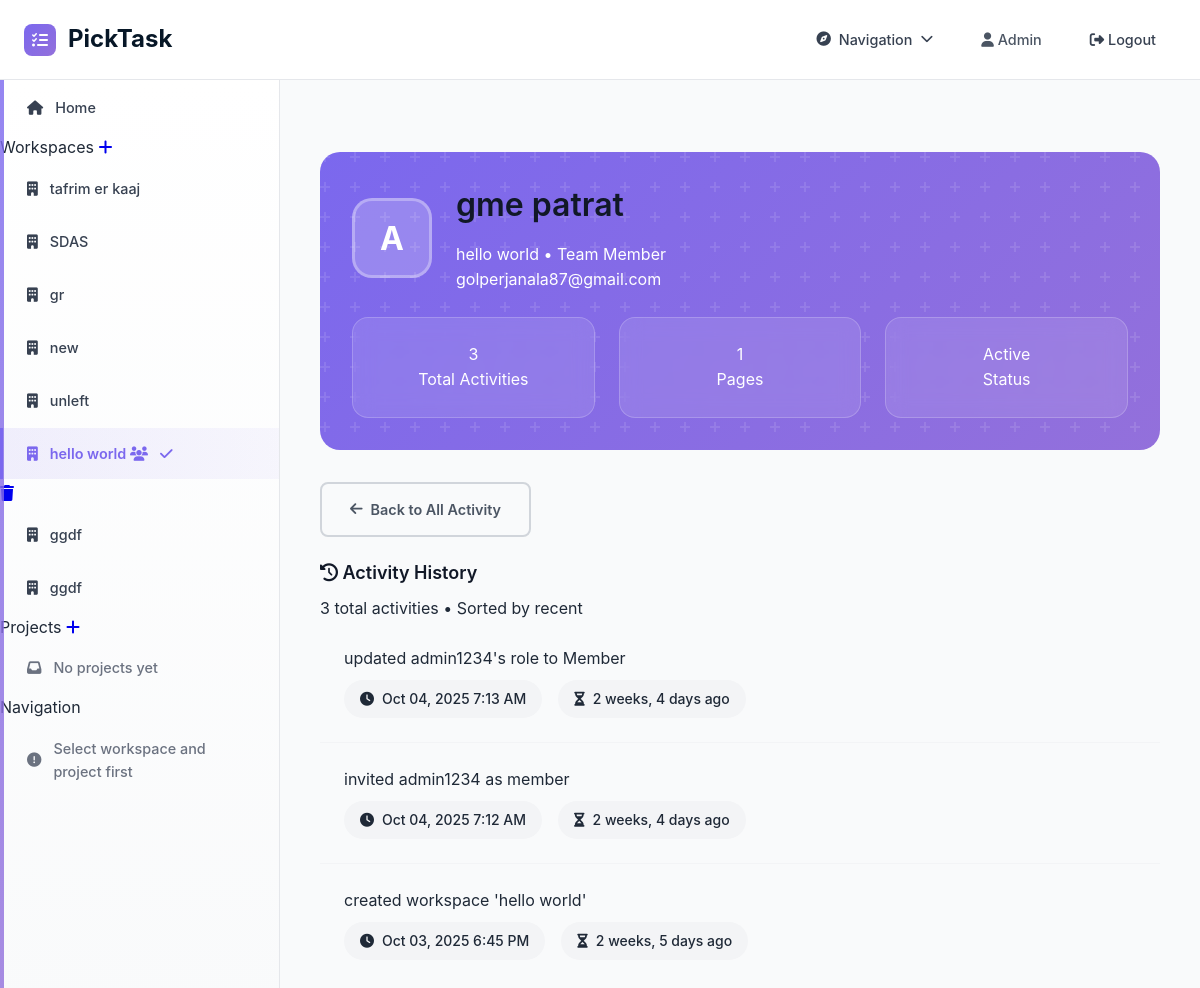
The page /activity/3/user/3/ (signed in) on the database as committed earlier.
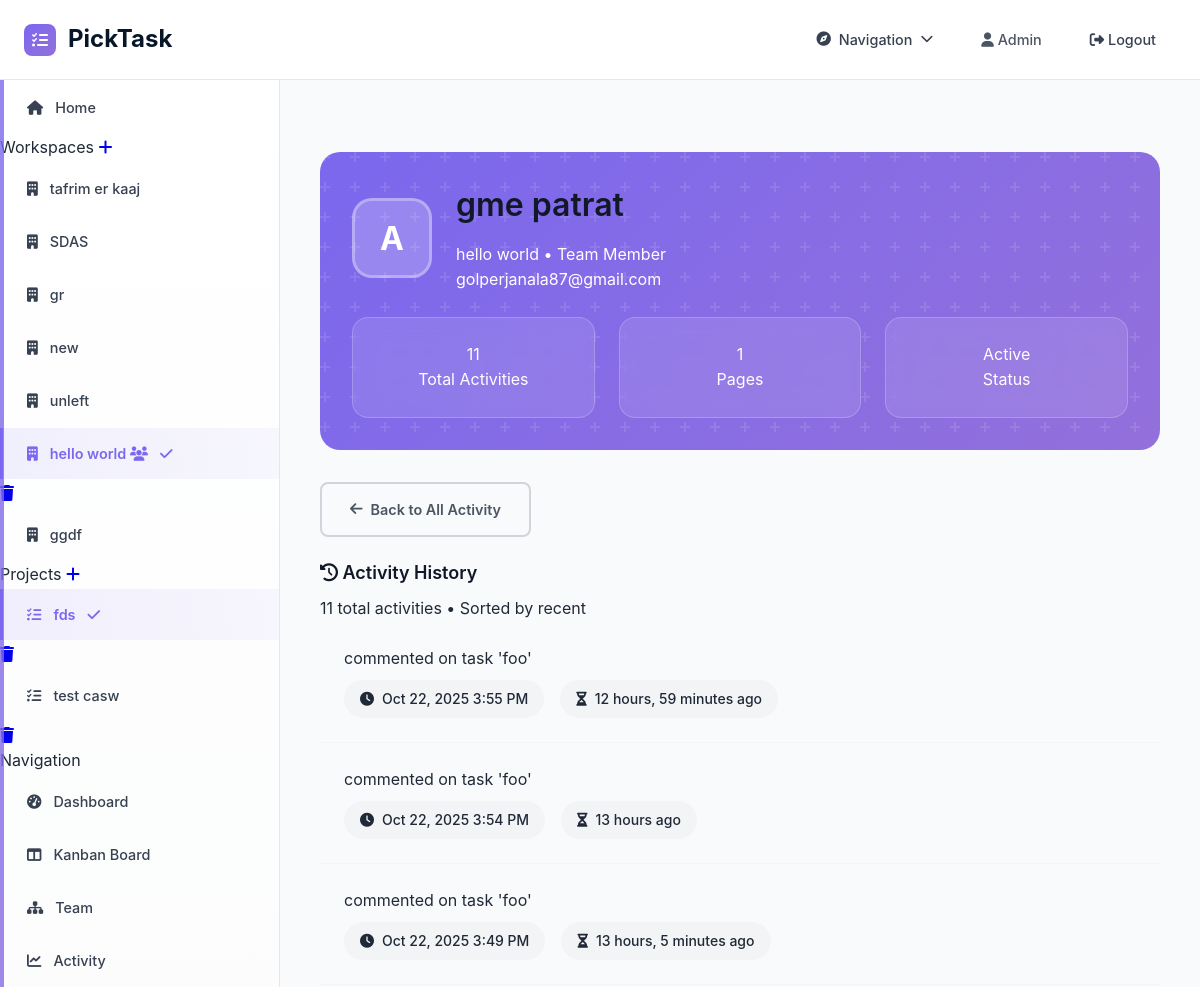
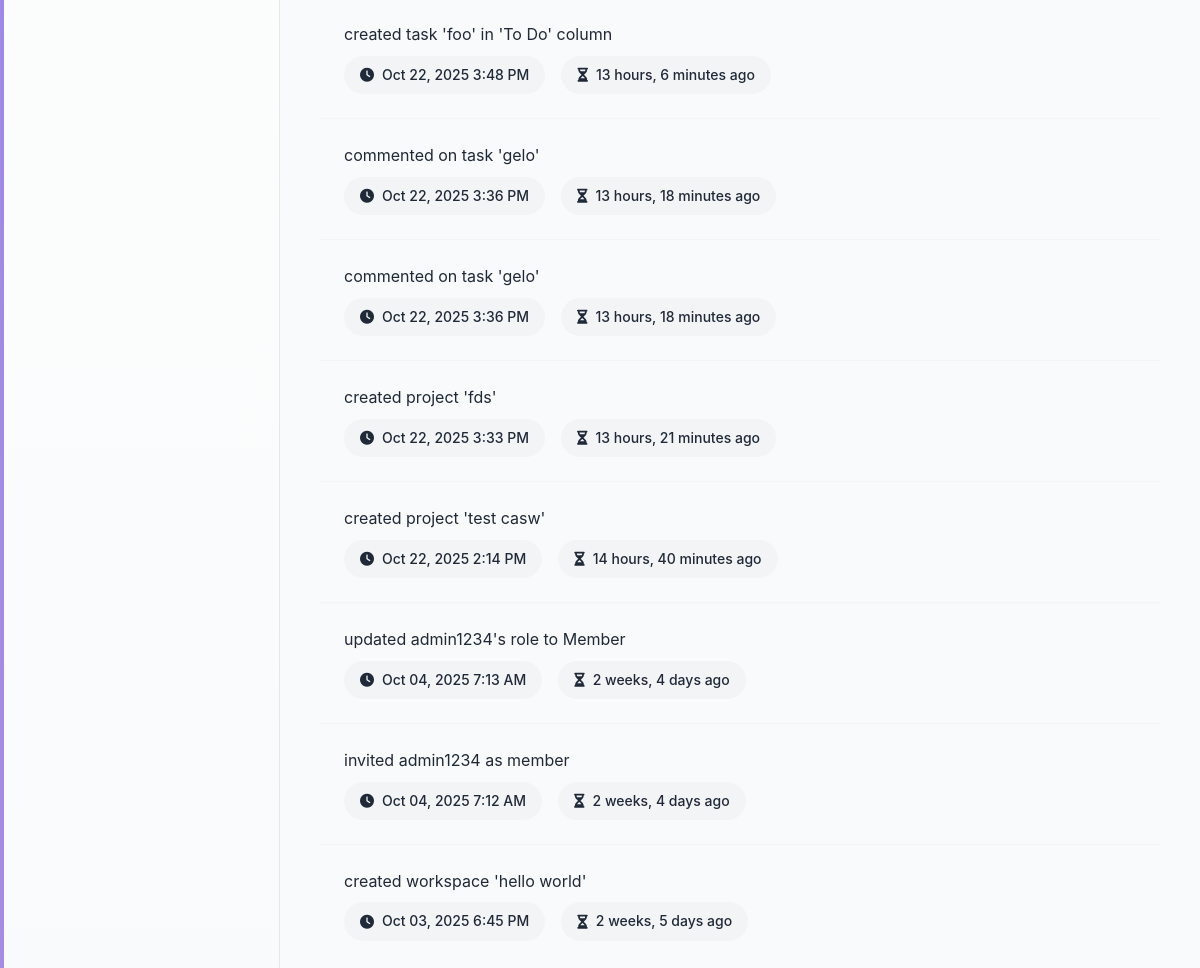
The same page on the database as committed later (2 pictures, top to bottom).
### workspace/models.py (models this page shows, shortened)
class Workspace(models.Model):
    name = models.CharField(max_length=255)
    created_by = models.ForeignKey(settings.AUTH_USER_MODEL, on_delete=models.CASCADE, related_name='workspaces_created')
    created_at = models.DateTimeField(auto_now_add=True)
    class Meta:
        ordering = ['-created_at']

class ActivityLog(models.Model):
    workspace = models.ForeignKey(Workspace, on_delete=models.CASCADE, related_name='activities')
    user = models.ForeignKey(settings.AUTH_USER_MODEL, on_delete=models.CASCADE, related_name='activities')
    action = models.CharField(max_length=500)
    timestamp = models.DateTimeField(auto_now_add=True)
    class Meta:
        ordering = ['-timestamp']

class Project(models.Model):
    name = models.CharField(max_length=255)
    description = models.TextField(blank=True, null=True)
    workspace = models.ForeignKey(Workspace, on_delete=models.CASCADE, related_name='projects')
    created_by = models.ForeignKey(settings.AUTH_USER_MODEL, on_delete=models.CASCADE, related_name='projects_created')
    created_at = models.DateTimeField(auto_now_add=True)
    color = models.CharField(max_length=7, default='#3B82F6')  # Hex color
    class Meta:
        ordering = ['-created_at']

### workspace/decorators.py (the view)
    def wrapper(request, workspace_id, *args, **kwargs):
        workspace = get_object_or_404(Workspace, id=workspace_id)
        if not Membership.objects.filter(user=request.user, workspace=workspace).exists():
            messages.error(request, "You don't have access to this workspace")
            return redirect('workspace:dashboard')
        return view_func(request, workspace_id, *args, **kwargs)

### activity/views.py (called while the page is built)
@login_required
@workspace_required
def user_activity(request, workspace_id, user_id):
    workspace = get_object_or_404(Workspace, id=workspace_id)
    from workspace.models import Membership
    user_membership = get_object_or_404(Membership, workspace=workspace, user_id=user_id)
    user_activities = ActivityLog.objects.filter(
        workspace=workspace,
        user_id=user_id
    ).select_related('user').order_by('-timestamp')
    paginator = Paginator(user_activities, 20)
    page_number = request.GET.get('page')
    page_obj = paginator.get_page(page_number)
    context = {
        'workspace': workspace,
        'page_obj': page_obj,
        'activities': page_obj.object_list,
        'target_user': user_membership.user,
        'total_activities': user_activities.count(),
    }
    return render(request, 'activity/user_activity.html', context)

### templates/activity/user_activity.html (shortened to what this page needs)
{% extends 'base.html' %}
{% load static %}
{% block content %}
<div class="user-activity-container">
    <div class="user-profile-header">
        <div class="user-profile-content">
            <div class="user-avatar-large">
                {{ target_user.username|first|upper }}
            </div>
            <div>
                <h1 class="text-3xl font-bold">{{ target_user.get_full_name|default:target_user.username }}</h1>
                <p class="text-white/80 text-lg">{{ workspace.name }} • Team Member</p>
                <p class="text-white/60 mt-1">{{ target_user.email }}</p>
            </div>
        </div>
        <div class="user-stats">
            <div class="user-stat-card">
                <div class="text-2xl font-bold">{{ total_activities }}</div>
                <p class="text-white/80">Total Activities</p>
            </div>
            <div class="user-stat-card">
                <div class="text-2xl font-bold">{{ page_obj.paginator.num_pages }}</div>
                <p class="text-white/80">Pages</p>
            </div>
            <div class="user-stat-card">
                <div class="text-lg font-bold">Active</div>
                <p class="text-white/80">Status</p>
            </div>
        </div>
    </div>
    <div class="back-section">
        <a href="{% url 'activity:activity' workspace.id %}" class="btn btn-outline inline-flex items-center gap-2">
            <i class="fas fa-arrow-left"></i>
            Back to All Activity
        </a>
    </div>
    <div class="filter-card">
        <div class="filter-header" style="display: flex; justify-content: space-between; align-items: center;">
            <div>
                <h2 class="text-xl font-semibold text-gray-900 flex items-center gap-3">
                    <i class="fas fa-history text-primary-teal"></i>
                    Activity History
                </h2>
                <span class="text-sm text-gray-500 mt-1">{{ total_activities }} total activities • Sorted by recent</span>
            </div>
        </div>
        <div>
            {% for activity in activities %}
            <div class="user-activity-item">
                <div class="activity-details">
                    <p class="text-gray-800 font-medium text-lg">{{ activity.action }}</p>
                    <div class="activity-meta-row">
                        <span class="activity-time">
                            <i class="fas fa-clock"></i>
                            {{ activity.timestamp|date:"M d, Y g:i A" }}
                        </span>
                        <span class="activity-time">
                            <i class="fas fa-hourglass-half"></i>
                            {{ activity.timestamp|timesince }} ago
                        </span>
                    </div>
                </div>
            </div>
            {% endfor %}
        </div>
    </div>
</div>
{% endblock %}

### templates/partials/sidebar.html (shortened to what the changed rows need)
<div class="sidebar-nav">
    <div class="nav-section">
        <div class="nav-section-content">
            {% for workspace in workspaces %}
            <div class="nav-item-wrapper">
                <a
                    href="{% url 'workspace:workspace-detail' workspace.id %}"
                    class="nav-item {% if current_workspace and current_workspace.id == workspace.id %}selected{% endif %}"
                    data-workspace-id="{{ workspace.id }}"
                >
                    <div class="nav-item-icon">
                        <i class="fa-solid fa-building"></i>
                    </div>
                    <div class="nav-item-content">
                        <span class="nav-item-title">{{ workspace.name }}</span>
                        {% if workspace.memberships.count > 1 %}
                        <span class="nav-item-badge" title="Shared workspace">
                            <i class="fas fa-users"></i>
                        </span>
                        {% endif %}
                    </div>
                    {% if current_workspace and current_workspace.id == workspace.id %}
                    <div class="nav-item-indicator">
                        <i class="fas fa-check"></i>
                    </div>
                    {% endif %}
                </a>
                {% if user_membership.role == 'admin' and current_workspace and current_workspace.id == workspace.id %}
                <div class="nav-item-actions">
                    <a href="{% url 'workspace:delete-workspace' workspace.id %}"
                       class="nav-action-btn danger"
                       title="Delete Workspace"
                       onclick="return confirm('Delete this workspace? All projects and tasks will be permanently lost.')">
                        <i class="fas fa-trash"></i>
                    </a>
                </div>
                {% endif %}
            </div>
            {% endfor %}
        </div>
    </div>
    <div class="nav-section">
        <div class="nav-section-content">
            {% if current_workspace %}
                {% if current_workspace.projects.all %}
                    {% for project in current_workspace.projects.all %}
                    <div class="nav-item-wrapper">
                        <a
                            href="{% url 'workspace:select-project' current_workspace.id project.id %}"
                            class="nav-item {% if current_project and current_project.id == project.id %}selected{% endif %}"
                            data-project-id="{{ project.id }}"
                        >
                            <div class="nav-item-icon">
                                <i class="fa-solid fa-list-check"></i>
                            </div>
                            <div class="nav-item-content">
                                <span class="nav-item-title">{{ project.name }}</span>
                            </div>
                            {% if current_project and current_project.id == project.id %}
                            <div class="nav-item-indicator">
                                <i class="fas fa-check"></i>
                            </div>
                            {% endif %}
                        </a>
                        {% if user_membership.role == 'admin' or project.created_by == user %}
                        <div class="nav-item-actions">
                            <a href="{% url 'workspace:delete-project' current_workspace.id project.id %}"
                               class="nav-action-btn danger"
                               title="Delete Project"
                               onclick="return confirm('Delete this project? All tasks will be permanently lost.')">
                                <i class="fas fa-trash"></i>
                            </a>
                        </div>
                        {% endif %}
                    </div>
                    {% endfor %}
                {% else %}
                    <div class="nav-item empty-state">
                        <i class="fa-solid fa-inbox"></i>
                        <span>No projects yet</span>
                    </div>
                {% endif %}
            {% else %}
                <div class="nav-item empty-state">
                    <i class="fa-solid fa-exclamation-circle"></i>
                    <span>Select a workspace first</span>
                </div>
            {% endif %}
        </div>
    </div>
    <div class="nav-section">
        <div class="nav-section-content">
            {% if current_workspace and current_project %}
                <a href="{% url 'workspace:dashboard' %}"
                   class="nav-item {% if request.resolver_match.url_name == 'dashboard' %}active{% endif %}">
                    <div class="nav-item-icon">
                        <i class="fas fa-tachometer-alt"></i>
                    </div>
                    <div class="nav-item-content">
                        <span class="nav-item-title">Dashboard</span>
                    </div>
                </a>
                <a href="{% url 'kanban:kanban' current_workspace.id %}"
                   class="nav-item {% if request.resolver_match.url_name == 'kanban' %}active{% endif %}">
                    <div class="nav-item-icon">
                        <i class="fa-solid fa-table-columns"></i>
                    </div>
                    <div class="nav-item-content">
                        <span class="nav-item-title">Kanban Board</span>
                    </div>
                </a>
                <a href="{% url 'team:team' current_workspace.id %}"
                   class="nav-item {% if request.resolver_match.url_name == 'team' %}active{% endif %}">
                    <div class="nav-item-icon">
                        <i class="fa-solid fa-sitemap"></i>
                    </div>
                    <div class="nav-item-content">
                        <span class="nav-item-title">Team</span>
                    </div>
                </a>
                <a href="{% url 'activity:activity' current_workspace.id %}"
                   class="nav-item {% if request.resolver_match.url_name == 'activity' %}active{% endif %}">
                    <div class="nav-item-icon">
                        <i class="fa-solid fa-chart-line"></i>
                    </div>
                    <div class="nav-item-content">
                        <span class="nav-item-title">Activity</span>
                    </div>
                </a>
            {% else %}
                <div class="nav-item empty-state">
                    <i class="fa-solid fa-exclamation-circle"></i>
                    <span>Select workspace and project first</span>
                </div>
            {% endif %}
        </div>
    </div>
</div>

Rows that differ between the two databases and show on the page:
removed Workspace: name "ggdf"
added Project: name "fds"
added Project: name "test casw"
added ActivityLog: action "commented on task 'foo'", timestamp "Oct 22, 2025 3:55 PM", timestamp "12 hours, 59 minutes"
added ActivityLog: action "commented on task 'foo'", timestamp "Oct 22, 2025 3:54 PM", timestamp "13 hours"
added ActivityLog: action "commented on task 'foo'", timestamp "Oct 22, 2025 3:49 PM", timestamp "13 hours, 5 minutes"
added ActivityLog: action "created task 'foo' in 'To Do' column", timestamp "Oct 22, 2025 3:48 PM", timestamp "13 hours, 6 minutes"
added ActivityLog: action "commented on task 'gelo'", timestamp "Oct 22, 2025 3:36 PM", timestamp "13 hours, 18 minutes"
added ActivityLog: action "commented on task 'gelo'", timestamp "Oct 22, 2025 3:36 PM", timestamp "13 hours, 18 minutes"
added ActivityLog: action "created project 'fds'", timestamp "Oct 22, 2025 3:33 PM", timestamp "13 hours, 21 minutes"
added ActivityLog: action "created project 'test casw'", timestamp "Oct 22, 2025 2:14 PM", timestamp "14 hours, 40 minutes"
Other text that changed with them:
{{ total_activities }}: "3" → "11"
text no longer shown: "No projects yet Select workspace and project first"
text now shown: "Dashboard Kanban Board Team Activity"
